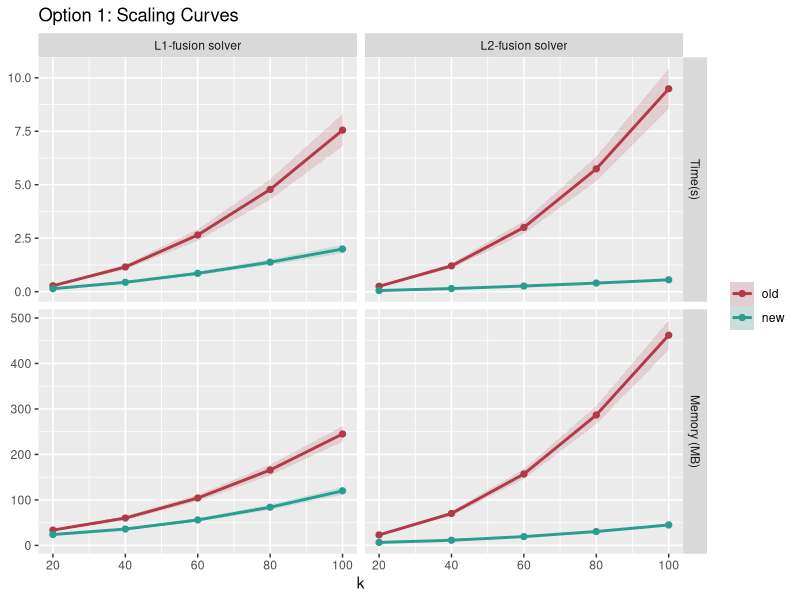
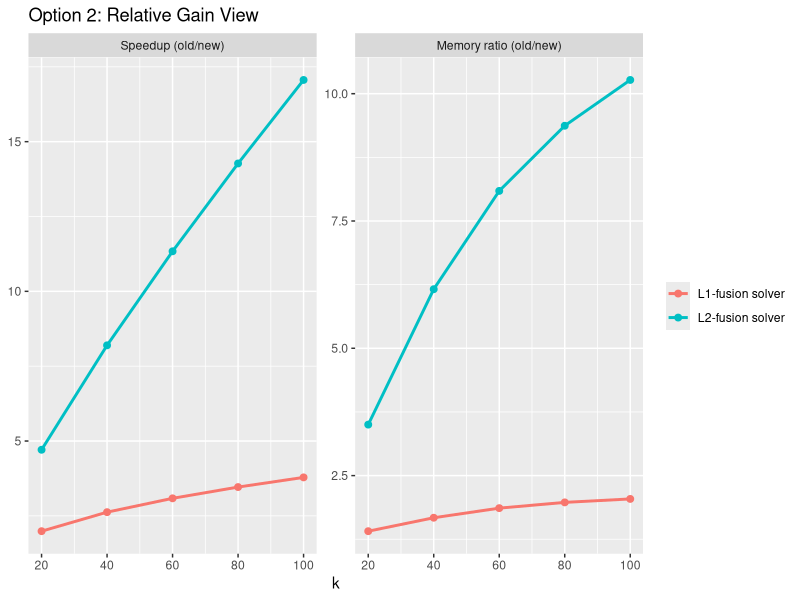
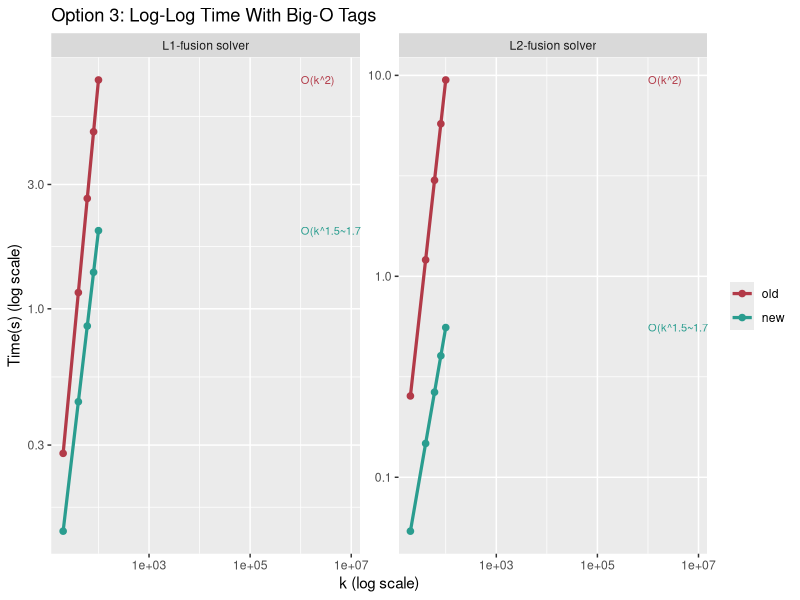
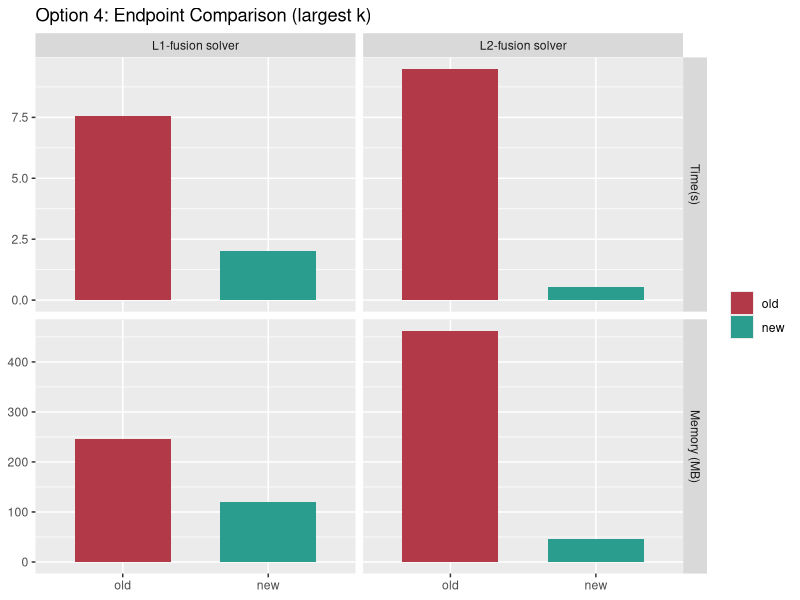
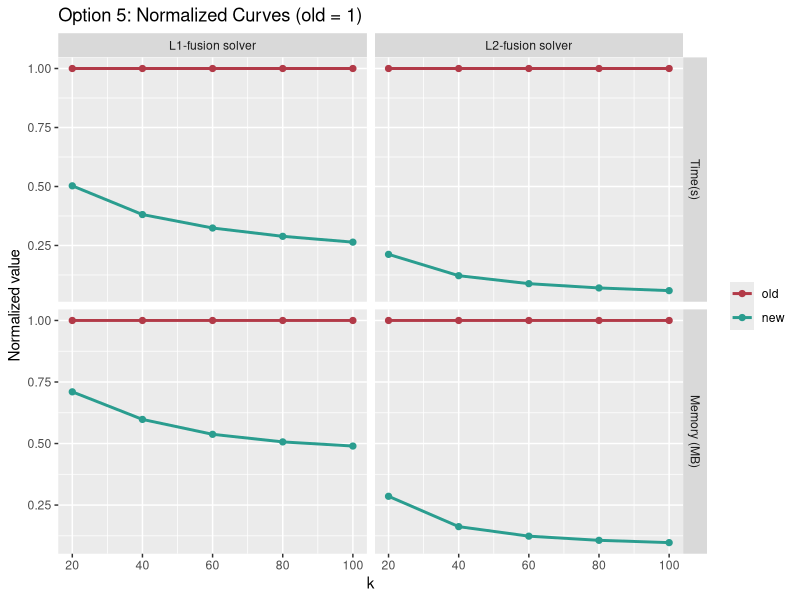

These figures' R source, in order:
#!/usr/bin/env Rscript

suppressPackageStartupMessages({
  library(ggplot2)
})

out_dir <- file.path("inst", "figures")
if (!dir.exists(out_dir)) dir.create(out_dir, recursive = TRUE)

k_vals <- c(20, 40, 60, 80, 100)

make_base_df <- function() {
  df <- rbind(
    data.frame(Solver = "L1-fusion solver", Metric = "Time(s)", Method = "old", k = k_vals, Mean = 0.0006 * k_vals^2.05),
    data.frame(Solver = "L1-fusion solver", Metric = "Time(s)", Method = "new", k = k_vals, Mean = 0.0010 * k_vals^1.65),
    data.frame(Solver = "L1-fusion solver", Metric = "Memory (MB)", Method = "old", k = k_vals, Mean = 25 + 0.022 * k_vals^2),
    data.frame(Solver = "L1-fusion solver", Metric = "Memory (MB)", Method = "new", k = k_vals, Mean = 20 + 0.010 * k_vals^2),
    data.frame(Solver = "L2-fusion solver", Metric = "Time(s)", Method = "old", k = k_vals, Mean = 0.0003 * k_vals^2.25),
    data.frame(Solver = "L2-fusion solver", Metric = "Time(s)", Method = "new", k = k_vals, Mean = 0.0007 * k_vals^1.45),
    data.frame(Solver = "L2-fusion solver", Metric = "Memory (MB)", Method = "old", k = k_vals, Mean = 10 + 0.018 * k_vals^2.2),
    data.frame(Solver = "L2-fusion solver", Metric = "Memory (MB)", Method = "new", k = k_vals, Mean = 5 + 0.004 * k_vals^2)
  )
  df$SD <- ifelse(df$Metric == "Time(s)", 0.10 * df$Mean, 0.07 * df$Mean)
  df$Lower <- pmax(0, df$Mean - df$SD)
  df$Upper <- df$Mean + df$SD
  df$Method <- factor(df$Method, levels = c("old", "new"))
  df$Metric <- factor(df$Metric, levels = c("Time(s)", "Memory (MB)"))
  df$Solver <- factor(df$Solver, levels = c("L1-fusion solver", "L2-fusion solver"))
  df
}

df <- make_base_df()
cols <- c(old = "#B23A48", new = "#2A9D8F")

# Option 1: standard 2x2 scaling with ribbons.
p1 <- ggplot(df, aes(k, Mean, color = Method, fill = Method)) +
  geom_ribbon(aes(ymin = Lower, ymax = Upper), alpha = 0.16, linewidth = 0) +
  geom_line(linewidth = 1.0) +
  geom_point(size = 1.8) +
  facet_grid(Metric ~ Solver, scales = "free_y") +
  scale_color_manual(values = cols) +
  scale_fill_manual(values = cols) +
  labs(title = "Option 1: Scaling Curves", x = "k", y = NULL, color = NULL, fill = NULL)

# Option 2: speedup and memory-ratio panels.
ratio_df <- do.call(rbind, lapply(split(df, list(df$Solver, df$Metric), drop = TRUE), function(d) {
  old <- d[d$Method == "old", ]
  new <- d[d$Method == "new", ]
  data.frame(
    Solver = old$Solver,
    Metric = old$Metric,
    k = old$k,
    Value = old$Mean / new$Mean
  )
}))
ratio_df$Panel <- ifelse(ratio_df$Metric == "Time(s)", "Speedup (old/new)", "Memory ratio (old/new)")
ratio_df$Panel <- factor(ratio_df$Panel, levels = c("Speedup (old/new)", "Memory ratio (old/new)"))

p2 <- ggplot(ratio_df, aes(k, Value, color = Solver)) +
  geom_line(linewidth = 1.0) +
  geom_point(size = 2) +
  facet_wrap(~ Panel, scales = "free_y", nrow = 1) +
  labs(title = "Option 2: Relative Gain View", x = "k", y = NULL, color = NULL)

# Option 3: log-log time only with Big-O text.
time_df <- df[df$Metric == "Time(s)", ]
labels3 <- do.call(rbind, lapply(split(time_df, list(time_df$Solver, time_df$Method), drop = TRUE), function(d) d[which.max(d$k), ]))
labels3$BigO <- ifelse(labels3$Method == "old", "O(k^2)", "O(k^1.5~1.7)")

p3 <- ggplot(time_df, aes(k, Mean, color = Method)) +
  geom_line(linewidth = 1.1) +
  geom_point(size = 1.9) +
  geom_text(data = labels3, aes(label = BigO), nudge_x = 4, hjust = 0, size = 2.8, show.legend = FALSE) +
  facet_wrap(~ Solver, scales = "free_y", nrow = 1) +
  scale_x_log10(expand = expansion(mult = c(0.05, 0.25))) +
  scale_y_log10() +
  scale_color_manual(values = cols) +
  labs(title = "Option 3: Log-Log Time With Big-O Tags", x = "k (log scale)", y = "Time(s) (log scale)", color = NULL)

# Option 4: endpoint comparison bars (largest k).
end_df <- df[df$k == max(df$k), c("Solver", "Metric", "Method", "Mean")]
p4 <- ggplot(end_df, aes(Method, Mean, fill = Method)) +
  geom_col(width = 0.66) +
  facet_grid(Metric ~ Solver, scales = "free_y") +
  scale_fill_manual(values = cols) +
  labs(title = "Option 4: Endpoint Comparison (largest k)", x = NULL, y = NULL, fill = NULL)

# Option 5: normalized to old=1 baseline.
norm_df <- do.call(rbind, lapply(split(df, list(df$Solver, df$Metric), drop = TRUE), function(d) {
  old <- d[d$Method == "old", c("k", "Mean")]
  d$Normalized <- d$Mean / old$Mean[match(d$k, old$k)]
  d
}))
p5 <- ggplot(norm_df, aes(k, Normalized, color = Method)) +
  geom_line(linewidth = 1.0) +
  geom_point(size = 1.8) +
  facet_grid(Metric ~ Solver, scales = "free_y") +
  scale_color_manual(values = cols) +
  labs(title = "Option 5: Normalized Curves (old = 1)", x = "k", y = "Normalized value", color = NULL)

ggsave(file.path(out_dir, "dummy_option_1_scaling.png"), p1, width = 6.8, height = 3.0, dpi = 180)
ggsave(file.path(out_dir, "dummy_option_2_relative_gain.png"), p2, width = 6.8, height = 3.0, dpi = 180)
ggsave(file.path(out_dir, "dummy_option_3_loglog_time.png"), p3, width = 6.8, height = 3.0, dpi = 180)
ggsave(file.path(out_dir, "dummy_option_4_endpoint_bars.png"), p4, width = 6.8, height = 3.0, dpi = 180)
ggsave(file.path(out_dir, "dummy_option_5_normalized.png"), p5, width = 6.8, height = 3.0, dpi = 180)

cat("Wrote 5 dummy figure options to inst/figures/\n")
